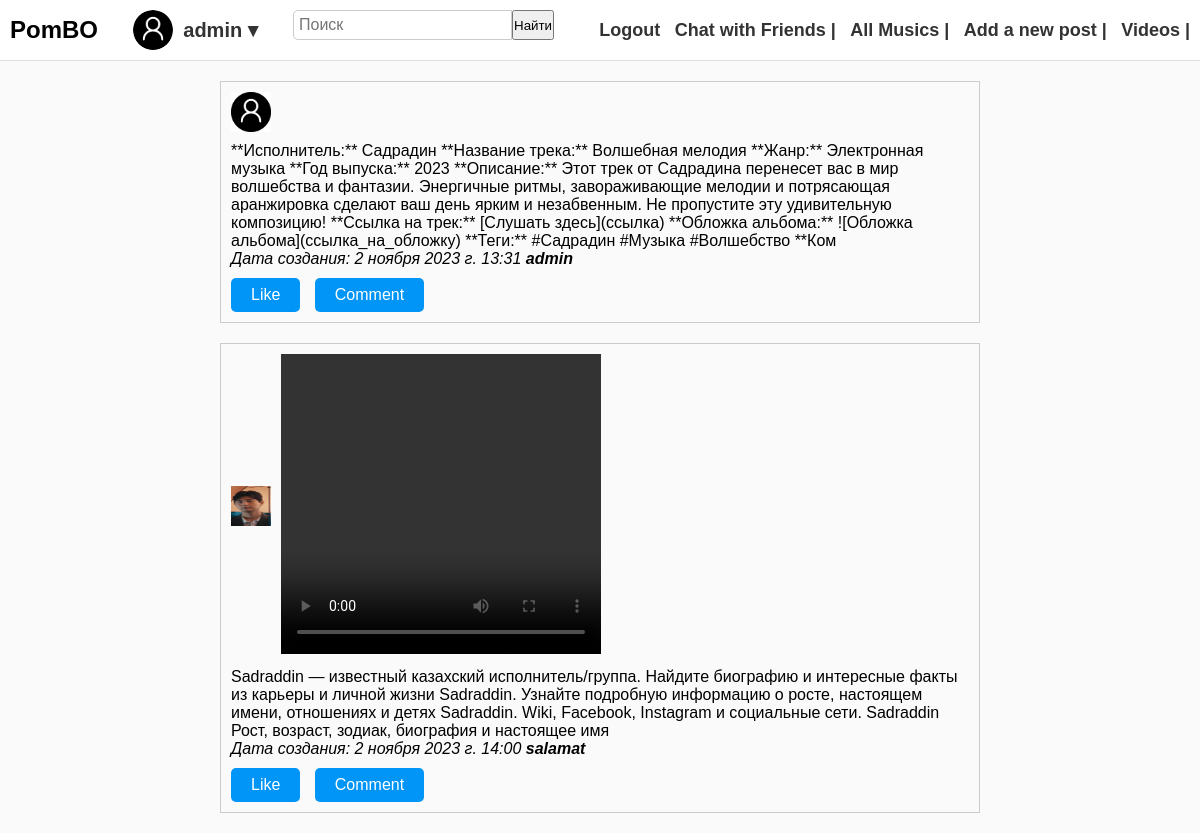
/ (signed in), run on the app's committed database.
### social_metwork/models.py (models this page shows)
class CustomUser(AbstractUser):
    profile_image = models.ImageField(upload_to='profile_images/', blank=True, null=True)

class Posts(models.Model):
    author = models.ForeignKey(settings.AUTH_USER_MODEL, on_delete=models.CASCADE)
    created_at = models.DateTimeField(auto_now_add=True)
    content=models.TextField()
    images=models.ImageField(upload_to='posts_images/')
    video=models.FileField(upload_to='videos/',blank=True, null=True)

### social_metwork/views.py (the view)
# urls.py: path('',Home,name='home'),
def Home(request):
    if request.method == 'POST':
        search_query = request.POST.get('q')
        search = Search(index='posts').filter('multi_match', query=search_query, fields=['content', 'author'])
        results = search.execute()
        return render(request, 'search.html', {'results': results, 'search_query': search_query})
    else:
        posts = Posts.objects.all()
        return render(request, 'index.html', {'Posts': posts})

### templates/index.html (shortened to what this page needs)
{% load static %}
<!DOCTYPE html>
<html lang="en">
<head>
    <link rel="stylesheet" href="{% static 'css/index.css' %}">
</head>
<body>
    <header>
        <h1>PomBO</h1>
        <div id="profile-items">
            <img src="{% if user.is_authenticated %}{% if user.profile_image %}{{ user.profile_image.url }}{% else %}{% static 'images/No_Profile.png' %}{% endif %}{% else %}{% static 'images/No_Profile.png' %}{% endif %}" alt="photo-user" id="user-image">            <span id="user-profile">{{ user }} {% if user.is_authenticated %}&blacktriangledown;
        {% endif %}</span>
        </div>
        <form action="{% url 'home' %}" method="post">
            <input type="text" name="q" placeholder="Поиск">
            <input type="submit" value="Найти">
        </form>
        <nav>
            <ul>
                {% if user.is_authenticated %}
                <li><a href="{% url 'logout' %}">Logout</a></li>
                <li><a href="">Chat with Friends |</a></li>
                <li><a href="">All Musics |</a></li>
                <li><a href="{% url 'post' %}">Add a new post |</a></li>
                <li><a href="">Videos |</a></li>
                {% else %}
                <li><a href="{% url 'login' %}">Login</a></li>
                <li><a href="{% url 'register' %}">Register</a></li>
                {% endif %}
            </ul>
        </nav>
    </header>
    <main>
        {% for post in Posts %}
        <div class="post">
            <div class="end">
                <div class="post-header">
                    <img src="{{ post.images.url }}" alt="Изображение">
                </div>
                <div>
                {% if post.video %}
                    <video width="320" height="300px" controls>
                        <source src="{{ post.video.url }}" type="video/mp4" height="300">
                    </video>
                {% endif %}
                </div>
            </div>
            <p class="content">{{ post.content }}</p>
            <p class="date">Дата создания: {{ post.created_at }} <span class="author">{{ post.author.username }}</span></p>
            <div class="interactions">
                <button class="like-button">Like</button>
                <button class="comment-button">Comment</button>
            </div>
        </div>
        {% endfor %}
    </main>
</body>
</html>

### static/css/index.css (style rules this page uses)
* { margin: 0; padding: 0; box-sizing: border-box; }
body { font-family: Arial, sans-serif; background-color: #fafafa; }
header { background-color: #fff; padding: 10px; display: flex; justify-content: space-between; align-items: center; border-bottom: 1px solid #ddd; }
h1 { font-size: 24px; font-weight: bold; }
#profile-items { display: flex; align-items: center; }
#user-image { border-radius: 50%; width: 40px; height: 40px; margin-right: 10px; }
#user-profile { font-size: 20px; font-weight: bold; color: #333; cursor: pointer; position: relative; }
form { display: flex; }
input[type="text"] { padding: 5px; font-size: 16px; border: 1px solid #ccc; border-radius: 5px 0 0 5px; width: 200px; }
button { padding: 5px 10px; background-color: #333; color: #fff; border: none; border-radius: 0 5px 5px 0; font-size: 16px; cursor: pointer; }
nav ul { list-style-type: none; }
nav ul li { display: inline-block; margin-left: 10px; font-size: 18px; }
nav ul li a { text-decoration: none; color: #333; font-weight: bold; }
main { max-width: 800px; margin: 20px auto; padding: 0 20px; }
.post { border: 1px solid #ccc; margin-bottom: 20px; padding: 10px; }
.post-header { display: flex; align-items: center; }
.post-header img { width: 40px; height: 40px; margin-right: 10px; }
.author { font-weight: bold; }
.content { margin-top: 10px; }
.date { font-style: italic; }
.interactions { margin-top: 10px; }
.like-button, .comment-button { background-color: #0095f6; color: white; border: none; border-radius: 5px; padding: 8px 20px; cursor: pointer; margin-right: 10px; }

### templates/index.html (style rules this page uses)
input[type="text"] { margin-bottom: 10px; width: 100%; }
input[type="submit"] { margin-bottom: 10px; }
.end { display: flex; }

### data on the page
CustomUser: username "admin"
Posts: images (picture), content "**Исполнитель:** Садрадин **Название трека:** Волшебная мелодия **Жанр:** Электронная музыка **Год выпуска:** 2023 **Описание:** Этот трек от Садрадина перенесет вас в мир волшебства и фантазии. Энергичные ритмы, завораживающие мелодии и потрясающая аранжировка сделают ваш день ярким и незабвенным. Не пропустите эту удивительную композицию! **Ссылка на трек:** [Слушать здесь](ссылка) **Обложка альбома:** ![Обложка альбома](ссылка_на_обложку) **Теги:** #Садрадин #Музыка #Волшебство **Ком", created_at "2 ноября 2023 г. 13:31", author.username "admin"
Posts: images (picture), content "Sadraddin — известный казахский исполнитель/группа. Найдите биографию и интересные факты из карьеры и личной жизни Sadraddin. Узнайте подробную информацию о росте, настоящем имени, отношениях и детях Sadraddin. Wiki, Facebook, Instagram и социальные сети. Sadraddin Рост, возраст, зодиак, биография и настоящее имя", created_at "2 ноября 2023 г. 14:00", author.username "salamat"
